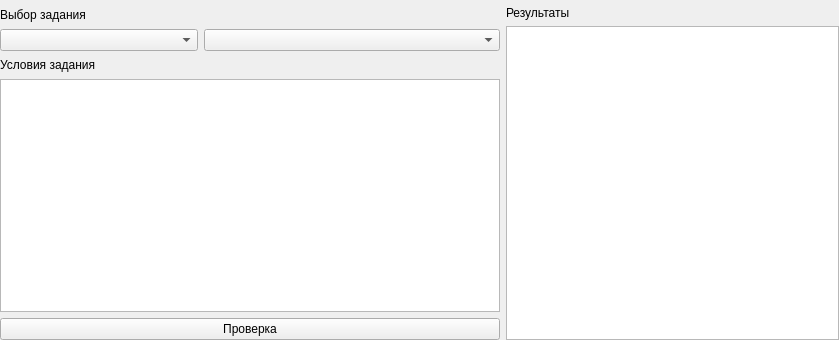
<?xml version="1.0" encoding="UTF-8"?>
<ui version="4.0">
 <class>Ripes::TaskTab</class>
 <widget class="QWidget" name="Ripes::TaskTab">
  <property name="geometry">
   <rect>
    <x>0</x>
    <y>0</y>
    <width>839</width>
    <height>340</height>
   </rect>
  </property>
  <property name="windowTitle">
   <string>Form</string>
  </property>
  <layout class="QGridLayout" name="gridLayout_3">
   <property name="leftMargin">
    <number>0</number>
   </property>
   <property name="topMargin">
    <number>6</number>
   </property>
   <property name="rightMargin">
    <number>0</number>
   </property>
   <property name="bottomMargin">
    <number>0</number>
   </property>
   <item row="0" column="0">
    <layout class="QHBoxLayout" name="mainLayout" stretch="3,2">
     <item>
      <layout class="QVBoxLayout" name="leftLayout" stretch="1,1,1,14,0">
       <item>
        <widget class="QLabel" name="chooseLabel">
         <property name="text">
          <string>Выбор задания</string>
         </property>
        </widget>
       </item>
       <item>
        <layout class="QHBoxLayout" name="boxLayout" stretch="2,3">
         <item>
          <widget class="QComboBox" name="sectionBox"/>
         </item>
         <item>
          <widget class="QComboBox" name="numberBox"/>
         </item>
        </layout>
       </item>
       <item>
        <widget class="QLabel" name="taskLabel">
         <property name="text">
          <string>Условия задания</string>
         </property>
        </widget>
       </item>
       <item>
        <widget class="QTextEdit" name="taskText"/>
       </item>
       <item>
        <widget class="QPushButton" name="checkButton">
         <property name="text">
          <string>Проверка</string>
         </property>
        </widget>
       </item>
      </layout>
     </item>
     <item>
      <layout class="QVBoxLayout" name="rightLayout" stretch="0,0">
       <property name="sizeConstraint">
        <enum>QLayout::SetDefaultConstraint</enum>
       </property>
       <item>
        <widget class="QLabel" name="answerLabel">
         <property name="text">
          <string>Результаты </string>
         </property>
        </widget>
       </item>
       <item>
        <widget class="QTextEdit" name="answerText">
         <property name="sizePolicy">
          <sizepolicy hsizetype="Preferred" vsizetype="Expanding">
           <horstretch>0</horstretch>
           <verstretch>0</verstretch>
          </sizepolicy>
         </property>
        </widget>
       </item>
      </layout>
     </item>
    </layout>
   </item>
  </layout>
 </widget>
 <resources/>
 <connections/>
</ui>
